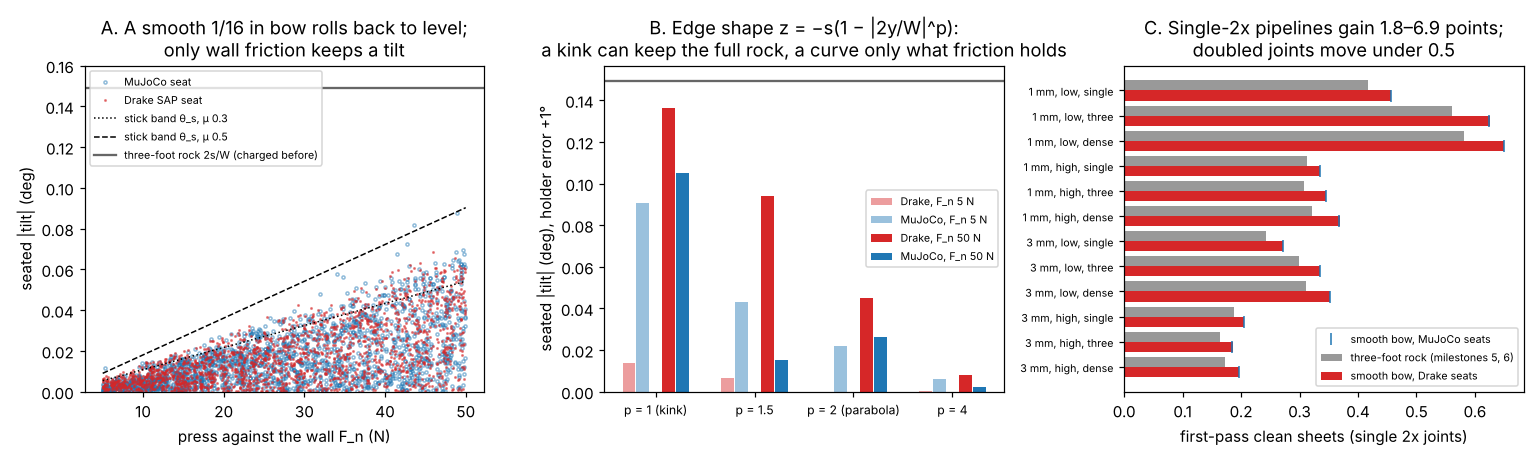

Here is the Python script that generated this plot:
"""Figure for milestone 6b (the bowed bottom edge) from results.json and envelope.json:
python experiments/m6b_bowed_edge/figure.py"""
import json
import math
import os
import sys

import matplotlib
matplotlib.use("Agg")
import matplotlib.pyplot as plt  # noqa: E402
import numpy as np  # noqa: E402

HERE = os.path.dirname(os.path.abspath(__file__))
sys.path.insert(0, os.path.join(HERE, "..", "..", "src"))
from buildbot_sheathing import bowed_edge as B  # noqa: E402

r = json.load(open(os.path.join(HERE, "results.json")))
rock = r["constants"]["three_foot_rock_deg"]
fig, ax = plt.subplots(1, 3, figsize=(14, 4.2))

# A. seated tilt against press on a smooth bow, with the stick band
f = r["F_draws"]
fn = np.array(f["f_n"])
ax[0].plot(fn, np.abs(f["mujoco_deg"]), "o", ms=2, mfc="none", color="C0", alpha=0.5, label="MuJoCo seat")
ax[0].plot(fn, np.abs(f["drake_deg"]), ".", ms=2, color="C3", alpha=0.5, label="Drake SAP seat")
g = np.linspace(5, 50, 50)
for mu, ls in ((0.3, ":"), (0.5, "--")):
    ax[0].plot(g, [math.degrees(B.stick_band(mu, x)) for x in g], "k", ls=ls, lw=1,
               label=f"stick band θ_s, μ {mu}")
ax[0].axhline(rock, color="0.4", lw=1.5, label="three-foot rock 2s/W (charged before)")
ax[0].set(xlabel="press against the wall F_n (N)", ylabel="seated |tilt| (deg)", ylim=(0, 0.16),
          title="A. A smooth 1/16 in bow rolls back to level;\nonly wall friction keeps a tilt")
ax[0].legend(fontsize=7, loc="upper left")

# B. edge shape: tent (kink) to flat-bottomed, theta0 +1 deg, mu 0.4
d = r["D"]
ps = sorted({x["p"] for x in d})
xs = np.arange(len(ps))
for k, (fnv, off) in enumerate(((5.0, -0.2), (50.0, 0.2))):
    for sim, col, o2 in (("drake", "C3", -0.07), ("mujoco", "C0", 0.07)):
        v = [abs(next(x[f"{sim}_deg"] for x in d if x["p"] == p and x["fn"] == fnv)) for p in ps]
        ax[1].bar(xs + off + o2, v, 0.13, color=col, alpha=1.0 if fnv == 50 else 0.45,
                  label=f"{'Drake' if sim == 'drake' else 'MuJoCo'}, F_n {fnv:.0f} N")
ax[1].axhline(rock, color="0.4", lw=1.5)
ax[1].set_xticks(xs, [f"p = {p:g}" + (" (kink)" if p == 1 else " (parabola)" if p == 2 else "") for p in ps],
                 fontsize=8)
ax[1].set(ylabel="seated |tilt| (deg), holder error +1°",
          title="B. Edge shape z = −s(1 − |2y/W|^p):\na kink can keep the full rock, a curve only what friction holds")
ax[1].legend(fontsize=7)

# C. clean sheets, single-2x ledger pipelines
c = [x for x in r["F_clean"] if x["framing"] == "2x"]
lab = [f"{x['s_x_mm']} mm, {x['warp']}, {x['policy']}" for x in c]
y = np.arange(len(c))
ax[2].barh(y - 0.2, [x["three_foot"] for x in c], 0.4, color="0.6", label="three-foot rock (milestones 5, 6)")
ax[2].barh(y + 0.2, [x["drake"] for x in c], 0.4, color="C3", label="smooth bow, Drake seats")
ax[2].plot([x["mujoco"] for x in c], y + 0.2, "|", color="C0", ms=8, label="smooth bow, MuJoCo seats")
ax[2].set_yticks(y, lab, fontsize=7)
ax[2].invert_yaxis()
ax[2].set(xlabel="first-pass clean sheets (single 2x joints)",
          title="C. Single-2x pipelines gain 1.8–6.9 points;\ndoubled joints move under 0.5")
ax[2].legend(fontsize=7, loc="lower right")
fig.tight_layout()
fig.savefig(os.path.join(HERE, "figure.png"), dpi=110)
